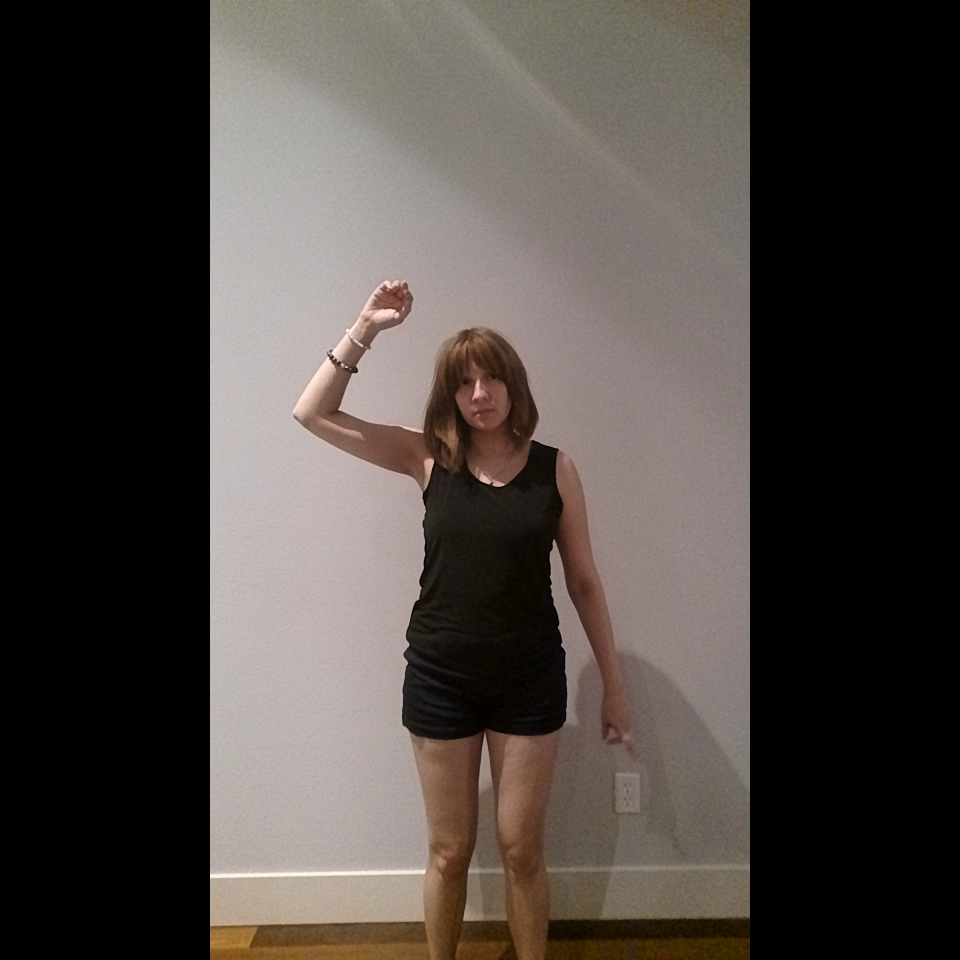
#> input picture danny-mirror/try-on-clothes/calibration_images/3_square.png, 1920 x 1920 px (shown at 1/2 size)
$ python first_ai_mask.py ../calibration_images/3_square.png ../calibration_images/square_api_output.jpg out.png
#> lines starting #> are read from the running program, lines starting #| are printed output that depends on the picture; after the words box and inside, x2 and y2 are one past the last pixel; in counts of white or black regions, pixels touching at a corner belong together
#!/usr/bin/env python3
"""
first_ai_mask.py

Baseline "first guess" clothing / edited-region mask from:
    - original.png
    - edited.png

This uses the change-detection style approach we’ve been iterating on:
1. downscale original -> edited size (scale-to-cover + center-crop)
2. absdiff in a blurred space
3. threshold
4. morphological cleanup
5. keep biggest region
"""

import cv2
import numpy as np
import sys
from pathlib import Path


# -------------------------
# 1) load + align
# -------------------------
def load_images(orig_path, edit_path):
    orig = cv2.imread(str(orig_path))
#> orig is the input picture: shape (1920, 1920, 3); mean B, G, R 65.2, 69.4, 76.2
    edit = cv2.imread(str(edit_path))
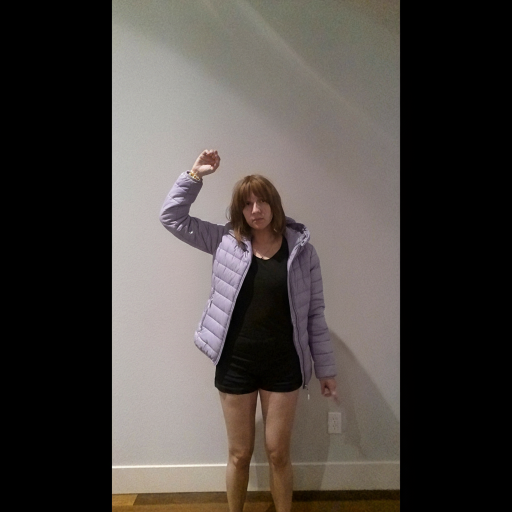
#> input picture danny-mirror/try-on-clothes/calibration_images/square_api_output.jpg, 1024 x 1024 px (shown at 1/2 size)
#> edit is the input picture: shape (1024, 1024, 3); mean B, G, R 65.5, 69.2, 74.7

    if orig is None:
        raise RuntimeError(f"could not read original image: {orig_path}")
    if edit is None:
        raise RuntimeError(f"could not read edited image: {edit_path}")

    return orig, edit


def scale_cover_crop_down(orig, edit):
    """
    Make ORIGINAL match EDITED size without stretching:
    - scale original until it fully covers edited
    - center-crop to edited size
    This is the downscale direction that gave us the lowest MSE earlier.
    """
    target_h, target_w = edit.shape[:2]
#> target_h = 1024; target_w = 1024
    h, w = orig.shape[:2]
#> h = 1920; w = 1920

    # scale so that original fully covers edited
    scale = max(target_w / w, target_h / h)
#> scale = 0.533
    new_w = int(w * scale)
#> new_w = 1024
    new_h = int(h * scale)
#> new_h = 1024

    resized = cv2.resize(orig, (new_w, new_h), interpolation=cv2.INTER_LINEAR)

    # center-crop to edited size
    start_x = (new_w - target_w) // 2
#> start_x = 0
    start_y = (new_h - target_h) // 2
#> start_y = 0
    cropped = resized[start_y:start_y + target_h, start_x:start_x + target_w]

    return cropped


# -------------------------
# 2) change map
# -------------------------
def make_change_map(orig_aligned, edit, blur_ksize=5, diff_thresh=15):
    """
    Simple remote-sensing style change map:
    - blur both to reduce noise
    - absdiff
    - gray + threshold
    """
#> called with blur_ksize = 5, diff_thresh = 15
    if blur_ksize > 1:
        orig_b = cv2.GaussianBlur(orig_aligned, (blur_ksize, blur_ksize), 0)
        edit_b = cv2.GaussianBlur(edit, (blur_ksize, blur_ksize), 0)
    else:
        orig_b = orig_aligned
        edit_b = edit

    diff = cv2.absdiff(orig_b, edit_b)
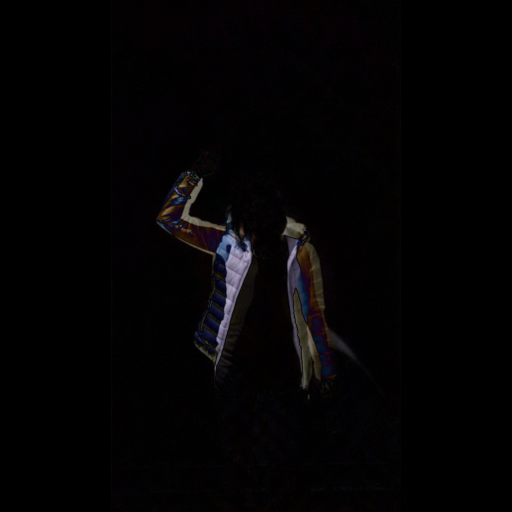
#> diff: shape (1024, 1024, 3) (shown at 1/2 size); mean B, G, R 3.6, 3, 3.9
    gray = cv2.cvtColor(diff, cv2.COLOR_BGR2GRAY)

    # fixed threshold for now (15 worked well in your tests)
    _, change = cv2.threshold(gray, diff_thresh, 255, cv2.THRESH_BINARY)
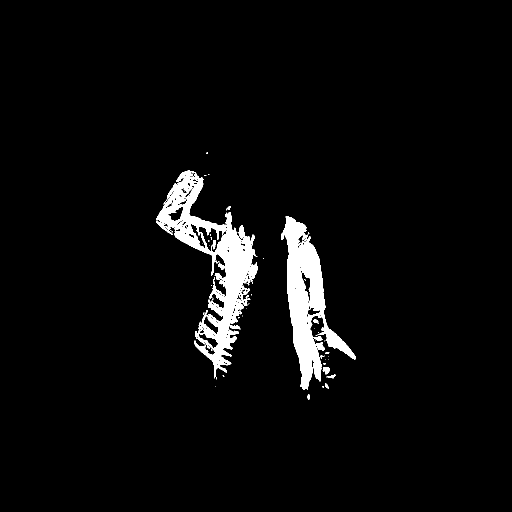
#> change: shape (1024, 1024) (shown at 1/2 size); 4% white; 66 white regions (48 under 20 px), largest, box (x1, y1, x2, y2) and area: (312, 340, 515, 757) 22390, (562, 432, 712, 780) 17509, (312, 442, 346, 470) 208

    return change


# -------------------------
# 3) postprocess to a single blob
# -------------------------
def clean_and_biggest(mask, open_ksize=5, close_ksize=5):
    """
    - open to remove specks
    - close to fill small holes
    - keep largest connected component
    """
#> called with open_ksize = 5, close_ksize = 5
    mask_u8 = mask.astype(np.uint8)

    if open_ksize > 1:
        k_open = np.ones((open_ksize, open_ksize), np.uint8)
        mask_u8 = cv2.morphologyEx(mask_u8, cv2.MORPH_OPEN, k_open)
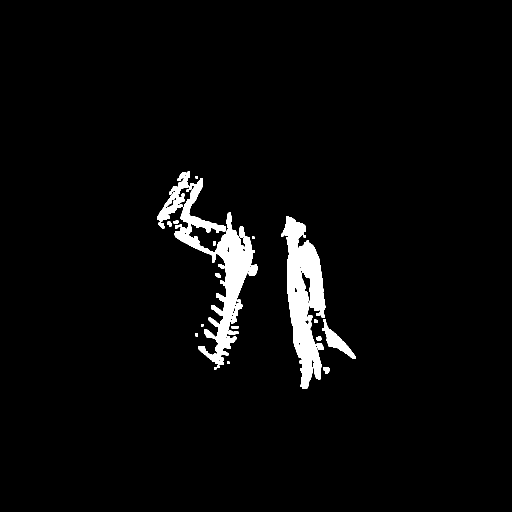
#> mask_u8: shape (1024, 1024) (shown at 1/2 size); 3.5% white; 30 white regions, largest, box (x1, y1, x2, y2) and area: (562, 433, 651, 778) 15371, (349, 356, 515, 730) 15112, (314, 343, 380, 443) 2075

    if close_ksize > 1:
        k_close = np.ones((close_ksize, close_ksize), np.uint8)
        mask_u8 = cv2.morphologyEx(mask_u8, cv2.MORPH_CLOSE, k_close)
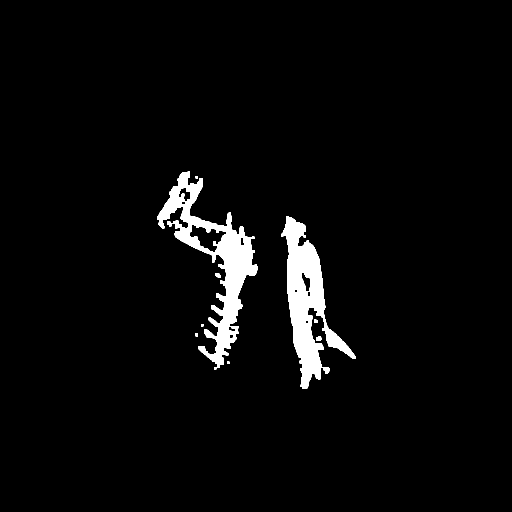
#> mask_u8: shape (1024, 1024) (shown at 1/2 size); 3.6% white; 9 white regions

    # keep biggest region
    contours, _ = cv2.findContours(mask_u8, cv2.RETR_EXTERNAL, cv2.CHAIN_APPROX_SIMPLE)
#> contours = 9 contours, 3 with area under 20; largest, box (x1, y1, x2, y2) and area: (314, 343, 515, 739) 21304, (562, 433, 711, 778) 17690, (632, 673, 643, 681) 64, (430, 547, 442, 556) 64, (628, 639, 636, 646) 39, (390, 666, 396, 673) 28
    if not contours:
        return mask_u8

    biggest = max(contours, key=cv2.contourArea)
#> biggest = contour of 730 points, box (x1, y1, x2, y2) (314, 343, 515, 739), area 21304
    out = np.zeros_like(mask_u8)
    cv2.drawContours(out, [biggest], -1, 255, thickness=cv2.FILLED)
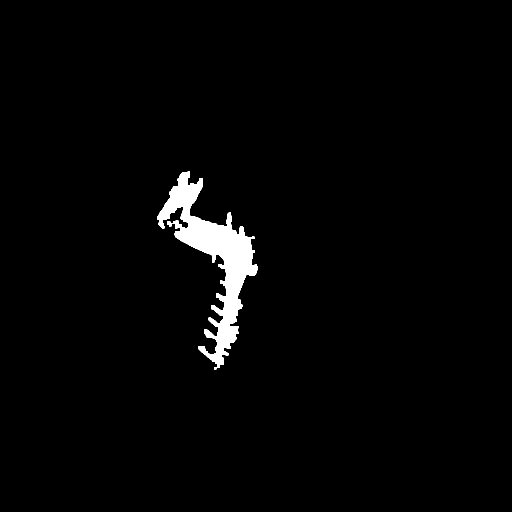
#> out: shape (1024, 1024) (shown at 1/2 size); 2.1% white; 1 white region, box (x1, y1, x2, y2) and area: (314, 343, 515, 739) 22221
    return out


SCRIPT_DIR = Path(__file__).resolve().parent


def resolve_paths():
    """Resolve CLI or default paths relative to the project layout."""
    if len(sys.argv) >= 3:
        orig_path = Path(sys.argv[1])
        edit_path = Path(sys.argv[2])
        out_path = Path(sys.argv[3]) if len(sys.argv) > 3 else Path("first_ai_mask.png")
    else:
        # default to commonly used inputs that live alongside this script
        base_dir = SCRIPT_DIR.parent
        orig_path = base_dir / "calibration_images" / "3_square.png"
        edit_path = base_dir / "calibration_images" / "square_api_output.jpg"
        out_path = Path("first_ai_mask_square.png")

    if not orig_path.is_absolute():
        orig_path = (SCRIPT_DIR / orig_path).resolve()
    if not edit_path.is_absolute():
        edit_path = (SCRIPT_DIR / edit_path).resolve()
    if not out_path.is_absolute():
        out_path = (SCRIPT_DIR / out_path).resolve()

    return orig_path, edit_path, out_path


def main():
    # if len(sys.argv) < 3:
    #     print("usage: python first_ai_mask.py original.png edited.png [out_mask.png]")
    #     sys.exit(1)

    orig_path, edit_path, out_path = resolve_paths()

    orig, edit = load_images(orig_path, edit_path)

    # 1) downscale original to edited using our best-performing method
    orig_aligned = scale_cover_crop_down(orig, edit)

    # 2) change map
    change = make_change_map(orig_aligned, edit,
                             blur_ksize=5,
                             diff_thresh=15)

    # 3) cleanup -> single blob
    mask = clean_and_biggest(change,
                             open_ksize=5,
                             close_ksize=5)

    cv2.imwrite(str(out_path), mask)
    print(f"[ok] wrote {out_path}")


if __name__ == "__main__":
    main()
